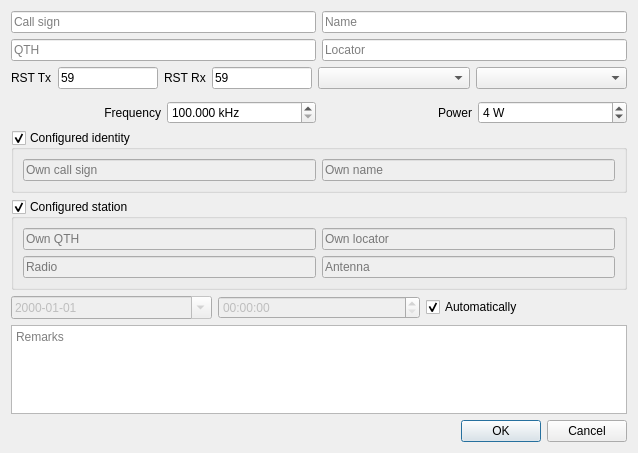
<?xml version="1.0" encoding="UTF-8"?>
<ui version="4.0">
 <class>QSOFormDialog</class>
 <widget class="QDialog" name="QSOFormDialog">
  <property name="geometry">
   <rect>
    <x>0</x>
    <y>0</y>
    <width>638</width>
    <height>453</height>
   </rect>
  </property>
  <property name="windowTitle">
   <string>Enter QSO</string>
  </property>
  <layout class="QVBoxLayout" name="verticalLayout">
   <item>
    <layout class="QVBoxLayout" name="verticalLayout_2">
     <item>
      <layout class="QHBoxLayout" name="horizontalLayout_2">
       <item>
        <widget class="QLineEdit" name="callSignLineEdit">
         <property name="placeholderText">
          <string>Call sign</string>
         </property>
        </widget>
       </item>
       <item>
        <widget class="QLineEdit" name="nameLineEdit">
         <property name="placeholderText">
          <string>Name</string>
         </property>
        </widget>
       </item>
      </layout>
     </item>
     <item>
      <layout class="QHBoxLayout" name="horizontalLayout_3">
       <item>
        <widget class="QLineEdit" name="QTHLineEdit">
         <property name="placeholderText">
          <string>QTH</string>
         </property>
        </widget>
       </item>
       <item>
        <widget class="QLineEdit" name="locatorLineEdit">
         <property name="inputMask">
          <string>AA99aa00</string>
         </property>
         <property name="placeholderText">
          <string>Locator</string>
         </property>
        </widget>
       </item>
      </layout>
     </item>
     <item>
      <layout class="QHBoxLayout" name="horizontalLayout">
       <item>
        <layout class="QHBoxLayout" name="horizontalLayout_9">
         <item>
          <widget class="QLabel" name="label">
           <property name="text">
            <string>RST Tx</string>
           </property>
          </widget>
         </item>
         <item>
          <widget class="QLineEdit" name="RSTSentLineEdit">
           <property name="sizePolicy">
            <sizepolicy hsizetype="Preferred" vsizetype="Preferred">
             <horstretch>0</horstretch>
             <verstretch>0</verstretch>
            </sizepolicy>
           </property>
           <property name="maximumSize">
            <size>
             <width>100</width>
             <height>16777215</height>
            </size>
           </property>
           <property name="inputMask">
            <string>DDn</string>
           </property>
           <property name="text">
            <string>59</string>
           </property>
           <property name="placeholderText">
            <string>RST sent</string>
           </property>
          </widget>
         </item>
         <item>
          <widget class="QLabel" name="label_2">
           <property name="text">
            <string>RST Rx</string>
           </property>
          </widget>
         </item>
         <item>
          <widget class="QLineEdit" name="RSTRcvdLineEdit">
           <property name="sizePolicy">
            <sizepolicy hsizetype="Preferred" vsizetype="Preferred">
             <horstretch>0</horstretch>
             <verstretch>0</verstretch>
            </sizepolicy>
           </property>
           <property name="maximumSize">
            <size>
             <width>100</width>
             <height>16777215</height>
            </size>
           </property>
           <property name="inputMask">
            <string>DDn</string>
           </property>
           <property name="text">
            <string>59</string>
           </property>
           <property name="placeholderText">
            <string>RST received</string>
           </property>
          </widget>
         </item>
        </layout>
       </item>
       <item>
        <widget class="QComboBox" name="bandComboBox">
         <property name="currentIndex">
          <number>-1</number>
         </property>
         <property name="minimumContentsLength">
          <number>4</number>
         </property>
         <property name="placeholderText">
          <string>Band</string>
         </property>
        </widget>
       </item>
       <item>
        <widget class="QComboBox" name="modeComboBox">
         <property name="currentIndex">
          <number>-1</number>
         </property>
         <property name="minimumContentsLength">
          <number>2</number>
         </property>
         <property name="placeholderText">
          <string>Mode</string>
         </property>
        </widget>
       </item>
      </layout>
     </item>
     <item>
      <layout class="QHBoxLayout" name="horizontalLayout_8">
       <property name="topMargin">
        <number>6</number>
       </property>
       <item>
        <widget class="QLabel" name="freqLabel">
         <property name="text">
          <string>Frequency</string>
         </property>
         <property name="alignment">
          <set>Qt::AlignRight|Qt::AlignTrailing|Qt::AlignVCenter</set>
         </property>
        </widget>
       </item>
       <item>
        <widget class="QDoubleSpinBox" name="freqDoubleSpinBox">
         <property name="suffix">
          <string> kHz</string>
         </property>
         <property name="decimals">
          <number>3</number>
         </property>
         <property name="minimum">
          <double>100.000000000000000</double>
         </property>
         <property name="maximum">
          <double>7500000000.000000000000000</double>
         </property>
        </widget>
       </item>
       <item>
        <widget class="QLabel" name="powerLabel">
         <property name="text">
          <string>Power</string>
         </property>
         <property name="alignment">
          <set>Qt::AlignRight|Qt::AlignTrailing|Qt::AlignVCenter</set>
         </property>
        </widget>
       </item>
       <item>
        <widget class="QSpinBox" name="powerSpinBox">
         <property name="enabled">
          <bool>true</bool>
         </property>
         <property name="suffix">
          <string> W</string>
         </property>
         <property name="minimum">
          <number>0</number>
         </property>
         <property name="maximum">
          <number>1000</number>
         </property>
         <property name="value">
          <number>4</number>
         </property>
        </widget>
       </item>
      </layout>
     </item>
     <item>
      <widget class="QGroupBox" name="identityGroupBox">
       <property name="title">
        <string>Configured identity</string>
       </property>
       <property name="checkable">
        <bool>true</bool>
       </property>
       <layout class="QVBoxLayout" name="verticalLayout_3">
        <item>
         <layout class="QHBoxLayout" name="horizontalLayout_5">
          <item>
           <widget class="QLineEdit" name="ownCallSignLineEdit">
            <property name="enabled">
             <bool>false</bool>
            </property>
            <property name="placeholderText">
             <string>Own call sign</string>
            </property>
           </widget>
          </item>
          <item>
           <widget class="QLineEdit" name="ownNameLineEdit">
            <property name="enabled">
             <bool>false</bool>
            </property>
            <property name="placeholderText">
             <string>Own name</string>
            </property>
           </widget>
          </item>
         </layout>
        </item>
       </layout>
      </widget>
     </item>
     <item>
      <widget class="QGroupBox" name="stationGroupBox">
       <property name="title">
        <string>Configured station</string>
       </property>
       <property name="checkable">
        <bool>true</bool>
       </property>
       <layout class="QVBoxLayout" name="verticalLayout_4">
        <item>
         <layout class="QHBoxLayout" name="horizontalLayout_7">
          <item>
           <widget class="QLineEdit" name="ownQTHLineEdit">
            <property name="enabled">
             <bool>false</bool>
            </property>
            <property name="placeholderText">
             <string>Own QTH</string>
            </property>
           </widget>
          </item>
          <item>
           <widget class="QLineEdit" name="ownLocatorLineEdit">
            <property name="enabled">
             <bool>false</bool>
            </property>
            <property name="inputMask">
             <string>AA99AA00</string>
            </property>
            <property name="placeholderText">
             <string>Own locator</string>
            </property>
           </widget>
          </item>
         </layout>
        </item>
        <item>
         <layout class="QHBoxLayout" name="horizontalLayout_6">
          <item>
           <widget class="QLineEdit" name="radioLineEdit">
            <property name="enabled">
             <bool>false</bool>
            </property>
            <property name="placeholderText">
             <string>Radio</string>
            </property>
           </widget>
          </item>
          <item>
           <widget class="QLineEdit" name="antennaLineEdit">
            <property name="enabled">
             <bool>false</bool>
            </property>
            <property name="placeholderText">
             <string>Antenna</string>
            </property>
           </widget>
          </item>
         </layout>
        </item>
       </layout>
      </widget>
     </item>
     <item>
      <layout class="QHBoxLayout" name="horizontalLayout_4">
       <item>
        <widget class="QDateEdit" name="dateEdit">
         <property name="enabled">
          <bool>false</bool>
         </property>
         <property name="displayFormat">
          <string>yyyy-MM-dd</string>
         </property>
         <property name="calendarPopup">
          <bool>true</bool>
         </property>
         <property name="timeSpec">
          <enum>Qt::UTC</enum>
         </property>
        </widget>
       </item>
       <item>
        <widget class="QTimeEdit" name="timeEdit">
         <property name="enabled">
          <bool>false</bool>
         </property>
         <property name="displayFormat">
          <string>HH:mm:ss</string>
         </property>
         <property name="currentSectionIndex">
          <number>1</number>
         </property>
         <property name="timeSpec">
          <enum>Qt::UTC</enum>
         </property>
        </widget>
       </item>
       <item>
        <widget class="QCheckBox" name="autoDateCheckBox">
         <property name="text">
          <string>Automatically</string>
         </property>
         <property name="checked">
          <bool>true</bool>
         </property>
        </widget>
       </item>
      </layout>
     </item>
     <item>
      <widget class="QTextEdit" name="remarksTextEdit">
       <property name="textInteractionFlags">
        <set>Qt::LinksAccessibleByKeyboard|Qt::LinksAccessibleByMouse|Qt::TextBrowserInteraction|Qt::TextEditable|Qt::TextEditorInteraction|Qt::TextSelectableByKeyboard|Qt::TextSelectableByMouse</set>
       </property>
       <property name="placeholderText">
        <string>Remarks</string>
       </property>
      </widget>
     </item>
    </layout>
   </item>
   <item>
    <widget class="QDialogButtonBox" name="buttonBox">
     <property name="orientation">
      <enum>Qt::Horizontal</enum>
     </property>
     <property name="standardButtons">
      <set>QDialogButtonBox::Cancel|QDialogButtonBox::Ok</set>
     </property>
    </widget>
   </item>
  </layout>
 </widget>
 <resources/>
 <connections>
  <connection>
   <sender>buttonBox</sender>
   <signal>accepted()</signal>
   <receiver>QSOFormDialog</receiver>
   <slot>accept()</slot>
   <hints>
    <hint type="sourcelabel">
     <x>248</x>
     <y>254</y>
    </hint>
    <hint type="destinationlabel">
     <x>157</x>
     <y>274</y>
    </hint>
   </hints>
  </connection>
  <connection>
   <sender>buttonBox</sender>
   <signal>rejected()</signal>
   <receiver>QSOFormDialog</receiver>
   <slot>reject()</slot>
   <hints>
    <hint type="sourcelabel">
     <x>316</x>
     <y>260</y>
    </hint>
    <hint type="destinationlabel">
     <x>286</x>
     <y>274</y>
    </hint>
   </hints>
  </connection>
  <connection>
   <sender>autoDateCheckBox</sender>
   <signal>toggled(bool)</signal>
   <receiver>timeEdit</receiver>
   <slot>setDisabled(bool)</slot>
   <hints>
    <hint type="sourcelabel">
     <x>526</x>
     <y>263</y>
    </hint>
    <hint type="destinationlabel">
     <x>318</x>
     <y>263</y>
    </hint>
   </hints>
  </connection>
  <connection>
   <sender>autoDateCheckBox</sender>
   <signal>toggled(bool)</signal>
   <receiver>dateEdit</receiver>
   <slot>setDisabled(bool)</slot>
   <hints>
    <hint type="sourcelabel">
     <x>526</x>
     <y>263</y>
    </hint>
    <hint type="destinationlabel">
     <x>111</x>
     <y>263</y>
    </hint>
   </hints>
  </connection>
  <connection>
   <sender>stationGroupBox</sender>
   <signal>toggled(bool)</signal>
   <receiver>ownLocatorLineEdit</receiver>
   <slot>setDisabled(bool)</slot>
   <hints>
    <hint type="sourcelabel">
     <x>318</x>
     <y>97</y>
    </hint>
    <hint type="destinationlabel">
     <x>469</x>
     <y>103</y>
    </hint>
   </hints>
  </connection>
  <connection>
   <sender>stationGroupBox</sender>
   <signal>toggled(bool)</signal>
   <receiver>ownQTHLineEdit</receiver>
   <slot>setDisabled(bool)</slot>
   <hints>
    <hint type="sourcelabel">
     <x>318</x>
     <y>97</y>
    </hint>
    <hint type="destinationlabel">
     <x>168</x>
     <y>103</y>
    </hint>
   </hints>
  </connection>
  <connection>
   <sender>stationGroupBox</sender>
   <signal>toggled(bool)</signal>
   <receiver>radioLineEdit</receiver>
   <slot>setDisabled(bool)</slot>
   <hints>
    <hint type="sourcelabel">
     <x>318</x>
     <y>97</y>
    </hint>
    <hint type="destinationlabel">
     <x>100</x>
     <y>133</y>
    </hint>
   </hints>
  </connection>
  <connection>
   <sender>stationGroupBox</sender>
   <signal>toggled(bool)</signal>
   <receiver>antennaLineEdit</receiver>
   <slot>setDisabled(bool)</slot>
   <hints>
    <hint type="sourcelabel">
     <x>318</x>
     <y>97</y>
    </hint>
    <hint type="destinationlabel">
     <x>266</x>
     <y>133</y>
    </hint>
   </hints>
  </connection>
  <connection>
   <sender>bandComboBox</sender>
   <signal>currentTextChanged(QString)</signal>
   <receiver>QSOFormDialog</receiver>
   <slot>bandChanged(QString)</slot>
   <hints>
    <hint type="sourcelabel">
     <x>396</x>
     <y>81</y>
    </hint>
    <hint type="destinationlabel">
     <x>318</x>
     <y>230</y>
    </hint>
   </hints>
  </connection>
  <connection>
   <sender>stationGroupBox</sender>
   <signal>toggled(bool)</signal>
   <receiver>QSOFormDialog</receiver>
   <slot>stationChanged(bool)</slot>
   <hints>
    <hint type="sourcelabel">
     <x>318</x>
     <y>179</y>
    </hint>
    <hint type="destinationlabel">
     <x>318</x>
     <y>230</y>
    </hint>
   </hints>
  </connection>
  <connection>
   <sender>identityGroupBox</sender>
   <signal>toggled(bool)</signal>
   <receiver>QSOFormDialog</receiver>
   <slot>identityChanged(bool)</slot>
   <hints>
    <hint type="sourcelabel">
     <x>318</x>
     <y>164</y>
    </hint>
    <hint type="destinationlabel">
     <x>318</x>
     <y>227</y>
    </hint>
   </hints>
  </connection>
  <connection>
   <sender>identityGroupBox</sender>
   <signal>toggled(bool)</signal>
   <receiver>ownCallSignLineEdit</receiver>
   <slot>setDisabled(bool)</slot>
   <hints>
    <hint type="sourcelabel">
     <x>318</x>
     <y>164</y>
    </hint>
    <hint type="destinationlabel">
     <x>168</x>
     <y>172</y>
    </hint>
   </hints>
  </connection>
  <connection>
   <sender>identityGroupBox</sender>
   <signal>toggled(bool)</signal>
   <receiver>ownNameLineEdit</receiver>
   <slot>setDisabled(bool)</slot>
   <hints>
    <hint type="sourcelabel">
     <x>318</x>
     <y>164</y>
    </hint>
    <hint type="destinationlabel">
     <x>469</x>
     <y>172</y>
    </hint>
   </hints>
  </connection>
 </connections>
 <slots>
  <slot>bandChanged(QString)</slot>
  <slot>stationChanged(bool)</slot>
  <slot>identityChanged(bool)</slot>
 </slots>
</ui>
